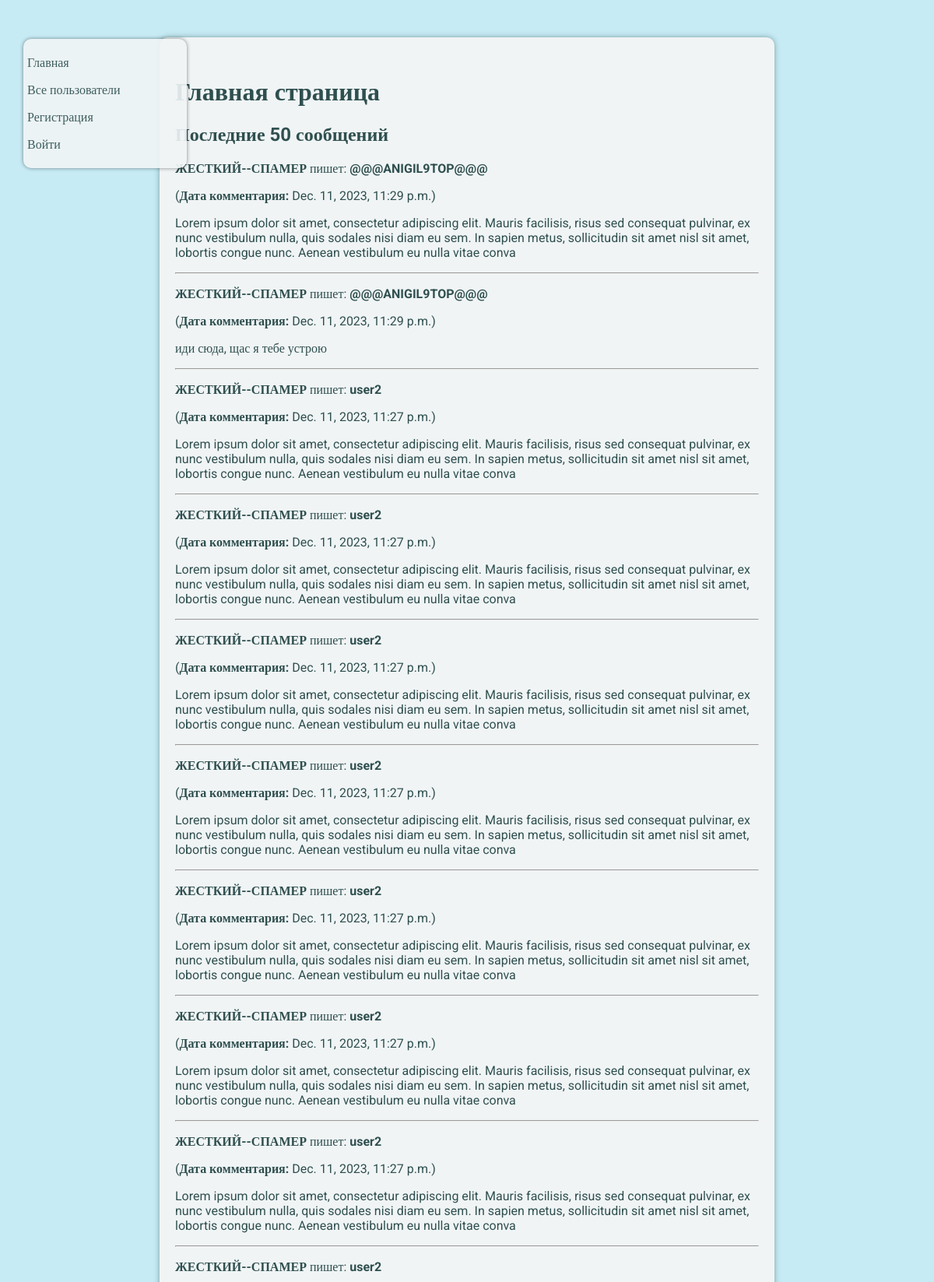
The page /?page_number=2 (upper part) on the database its author committed.
### social_network/models.py (models this page shows)
class Message(models.Model):
    username = models.ForeignKey(get_user_model(), on_delete=models.CASCADE, null=True, blank=True, default=None, db_column='person')
    page = models.ForeignKey('Profile', on_delete=models.CASCADE, null=True, blank=True, default=None)
    text = models.TextField(max_length=1000, blank=True, default='')
    image = models.ImageField(upload_to='comments_image', blank=True, null=True)
    date = models.DateTimeField(auto_now=True)
    destination = models.CharField(max_length=299, null=True, blank=True, default=None)

class User(AbstractUser):
    image = models.ImageField(upload_to='user_image', blank=True, null=True)
    page = models.OneToOneField('Profile', on_delete=models.CASCADE, null=True)
    commentaries = models.ForeignKey('Message', on_delete=models.CASCADE, null=True, blank=True)

### social_network/views.py (the view)
# urls.py: path('', index, name='index'),
def index(request):
    p = Paginator(Message.objects.order_by('-date'), 50)
    if request.GET:
        page_object = p.get_page(request.GET.get('page_number'))
        number_of_page = request.GET.get('page_number')
    else:
        page_object = p.get_page(1)
        number_of_page = 1
    context = {
        'title': 'Главная страница',
        'page_object': page_object,
        'number_of_page': number_of_page
    }
    return render(request, 'social_network/index.html',
                  context=context )

### social_network/templates/social_network/index.html (shortened to what this page needs)
{% extends 'social_network/base.html' %}
{% block navigation %}
    {% if user.is_authenticated %}
        <h3>{{ user.username }}</h3>
        <a href="{% url 'main:index' %}"><p>Главная</p></a>
        <a href="{% url 'main:all_users' %}"><p>Все пользователи</p></a>
        <a href="{% url 'main:profile' request.user.id %}"><p>Моя страничка</p></a>
        <a href="{% url 'main:logout' %}"><p>Выйти</p></a>
        <a href="{% url 'main:wanna_delete' request.user.id %}"><p>Удалить пользователя</p></a>
    {% else %}
        <a href="{% url 'main:index' %}"><p>Главная</p></a>
        <a href="{% url 'main:all_users' %}"><p>Все пользователи</p></a>
        <a href="{% url 'main:registration' %}"><p>Регистрация</p></a>
        <a href="{% url 'main:login' %}"><p>Войти</p></a>
    {% endif %}
{% endblock %}
{% block content %}
    <h1>{{ title }}</h1>
    <h2>Последние 50 сообщений </h2>
    {% for i in page_object %}
        <p><b>{{ i.username }}</b> пишет: <b>{{ i.destination }}</b></p>
            <p>(<b>Дата комментария:</b> {{ i.date }})</p>
            <p>{{ i.text }}</p>
            <hr>
    {% endfor %}
{% endblock %}

### social_network/static/social_network/style.css (style rules this page uses)
* { font-family: 'Roboto'; }
a { text-decoration:none; color: DarkSlateGray; }
body { background:#c6ebf5; display:flex; justify-content:center; }

### rows shown on the page
Message: username "ЖЕСТКИЙ--СПАМЕР", destination "@@@ANIGIL9TOP@@@", date "Dec. 11, 2023, 11:29 p.m.", text "Lorem ipsum dolor sit amet, consectetur adipiscing elit. Mauris facilisis, risus sed consequat pulvinar, ex nunc vestibulum nulla, quis sodales nisi diam eu sem. In sapien metus, sollicitudin sit amet nisl sit amet, lobortis congue nunc. Aenean vestibulum eu nulla vitae conva"
Message: username "ЖЕСТКИЙ--СПАМЕР", destination "@@@ANIGIL9TOP@@@", date "Dec. 11, 2023, 11:29 p.m.", text "иди сюда, щас я тебе устрою"
Message: username "ЖЕСТКИЙ--СПАМЕР", destination "user2", date "Dec. 11, 2023, 11:27 p.m.", text "Lorem ipsum dolor sit amet, consectetur adipiscing elit. Mauris facilisis, risus sed consequat pulvinar, ex nunc vestibulum nulla, quis sodales nisi diam eu sem. In sapien metus, sollicitudin sit amet nisl sit amet, lobortis congue nunc. Aenean vestibulum eu nulla vitae conva"
Message: username "ЖЕСТКИЙ--СПАМЕР", destination "user2", date "Dec. 11, 2023, 11:27 p.m.", text "Lorem ipsum dolor sit amet, consectetur adipiscing elit. Mauris facilisis, risus sed consequat pulvinar, ex nunc vestibulum nulla, quis sodales nisi diam eu sem. In sapien metus, sollicitudin sit amet nisl sit amet, lobortis congue nunc. Aenean vestibulum eu nulla vitae conva"
Message: username "ЖЕСТКИЙ--СПАМЕР", destination "user2", date "Dec. 11, 2023, 11:27 p.m.", text "Lorem ipsum dolor sit amet, consectetur adipiscing elit. Mauris facilisis, risus sed consequat pulvinar, ex nunc vestibulum nulla, quis sodales nisi diam eu sem. In sapien metus, sollicitudin sit amet nisl sit amet, lobortis congue nunc. Aenean vestibulum eu nulla vitae conva"
Message: username "ЖЕСТКИЙ--СПАМЕР", destination "user2", date "Dec. 11, 2023, 11:27 p.m.", text "Lorem ipsum dolor sit amet, consectetur adipiscing elit. Mauris facilisis, risus sed consequat pulvinar, ex nunc vestibulum nulla, quis sodales nisi diam eu sem. In sapien metus, sollicitudin sit amet nisl sit amet, lobortis congue nunc. Aenean vestibulum eu nulla vitae conva"
Message: username "ЖЕСТКИЙ--СПАМЕР", destination "user2", date "Dec. 11, 2023, 11:27 p.m.", text "Lorem ipsum dolor sit amet, consectetur adipiscing elit. Mauris facilisis, risus sed consequat pulvinar, ex nunc vestibulum nulla, quis sodales nisi diam eu sem. In sapien metus, sollicitudin sit amet nisl sit amet, lobortis congue nunc. Aenean vestibulum eu nulla vitae conva"
Message: username "ЖЕСТКИЙ--СПАМЕР", destination "user2", date "Dec. 11, 2023, 11:27 p.m.", text "Lorem ipsum dolor sit amet, consectetur adipiscing elit. Mauris facilisis, risus sed consequat pulvinar, ex nunc vestibulum nulla, quis sodales nisi diam eu sem. In sapien metus, sollicitudin sit amet nisl sit amet, lobortis congue nunc. Aenean vestibulum eu nulla vitae conva"
Message: username "ЖЕСТКИЙ--СПАМЕР", destination "user2", date "Dec. 11, 2023, 11:27 p.m.", text "Lorem ipsum dolor sit amet, consectetur adipiscing elit. Mauris facilisis, risus sed consequat pulvinar, ex nunc vestibulum nulla, quis sodales nisi diam eu sem. In sapien metus, sollicitudin sit amet nisl sit amet, lobortis congue nunc. Aenean vestibulum eu nulla vitae conva"
Message: username "ЖЕСТКИЙ--СПАМЕР", destination "user2"

### other values the page prints
{{ title }} "Главная страница"
